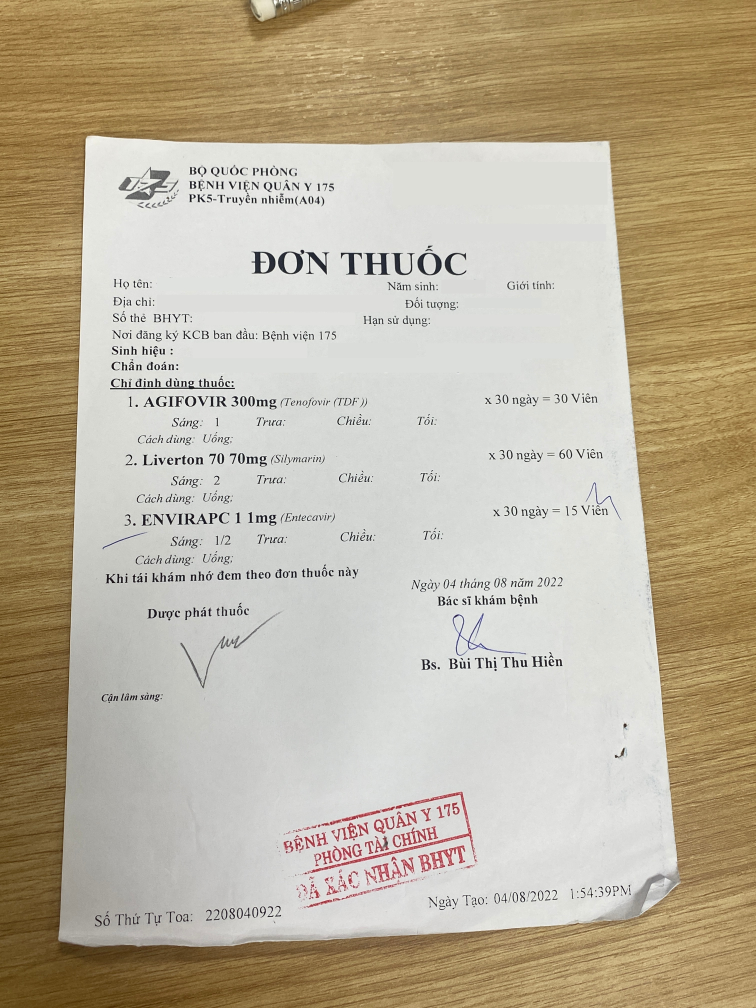
#> input picture test/test1.jpg, 3024 x 4032 px (shown at 1/4 size)
$ python -i align.py   (imports and definitions only)
#> lines starting #> are read from the running program, lines starting #| are printed output that depends on the picture; after the words box and inside, x2 and y2 are one past the last pixel; in counts of white or black regions, pixels touching at a corner belong together
### cvtools.py
import numpy as np
import os
import cv2
from config import GAN_SOURCE_PATH

"""
List of functions:
* blank(shape, dtype = np.uint8, filler = '0')
    - creates a blank image (NumPy array) with either '0's or '1's
* simple_erode(img)
    - apply erosion with a 3x3 kernel and for 1 single iteration
* simple_dilate(img)
    - apply dilation with a 3x3 kernel and for 1 single iteration
* brightness_contrast(img, mult, add)
    - adjust the brightness and contrast of the image by multiplying and
      adding/subtracting values from the pixels;
* resize(img, width=None, height=None, inter=cv2.INTER_AREA)
    - resizes the image to the input height, width, or both
* getoutlines(img)
    - retrieve outlines (contours) of an input image
* order_points(pts)
    - arrange a list of corner points by coordinates, by the order of
      TOP-LEFT, TOP-RIGHT, BOTTOM-RIGHT, BOTTOM-LEFT
* perspective_transform(img, pts)
    - warps a deformed image into a straight, birds-eye view image,
      based on the corner points on the deformed image
"""


def blank(shape, dtype=np.uint8, filler="0"):
    """
    - creates a blank image (NumPy array) with either zeros or ones using
      built-in NumPy functions;
    - "shape" sets the shape of the blank image (array); takes tuples;
    - "dtype" sets the data type of the blank image, defaults to 8-bit
      unsigned integer; takes NumPy data-type objects;
    - "filler" sets the filler value of all pixels of the blank image, defaults
      to zeros; takes strings of either "0" or "1"
    """

    if filler == "0":
        blank = np.zeros(shape, dtype)

    elif filler == "1":
        blank = np.ones(shape, dtype)

    else:
        return "BAD FILLER VALUE; MUST BE STRINGS OF '0' OR '1'"

    return blank


def simple_erode(img):
    """
    - apply simple erosion to the input image using built-in OpenCV functions;
    - erosion kernel 3x3;
    - 1 single iteration
    """

    ekernel = np.ones((3, 3), np.uint8)
    eroded = cv2.erode(img, ekernel, iterations=1)

    return eroded


def simple_dilate(img):
    """
    - apply simple dilation to the input image using built-in OpenCV functions;
    - dilation kernel 3x3;
    - 1 single iteration
    """

    dkernel = np.ones((3, 3), np.uint8)
    dilated = cv2.dilate(img, dkernel, iterations=1)

    return dilated


def brightness_contrast(img, mult, add):
    """
    - allows brightness-contrast adjustment by multiplication and
      addition / subtraction of pixel values;
    - multiplication increases contrast while inevitably increasing overall
      brightness; set by "mult" parameter;
    - addition or subtraction increases or decreases value (brightness) of
      pixels; set by "add" parameter, use negative values for subtraction;
    """

    # multiply pixels by "mult", add by "add";
    # the multiplication will increase contrast, and adding/subtracting will
    # adjust the brightness
    adjusted = cv2.convertScaleAbs(img, alpha=float(mult), beta=float(add))

    return adjusted


# imutils resize() function.

"""
https://github.com/jrosebr1/imutils
MIT License.
Copyright (c) 2015-2016 Adrian Rosebrock, http://www.pyimagesearch.com
Permission is hereby granted, free of charge, to any person obtaining a copy
of this software and associated documentation files (the "Software"), to deal
in the Software without restriction, including without limitation the rights
to use, copy, modify, merge, publish, distribute, sublicense, and/or sell
copies of the Software, and to permit persons to whom the Software is
furnished to do so, subject to the following conditions:
The above copyright notice and this permission notice shall be included in
all copies or substantial portions of the Software.
THE SOFTWARE IS PROVIDED "AS IS", WITHOUT WARRANTY OF ANY KIND, EXPRESS OR
IMPLIED, INCLUDING BUT NOT LIMITED TO THE WARRANTIES OF MERCHANTABILITY,
FITNESS FOR A PARTICULAR PURPOSE AND NONINFRINGEMENT. IN NO EVENT SHALL THE
AUTHORS OR COPYRIGHT HOLDERS BE LIABLE FOR ANY CLAIM, DAMAGES OR OTHER
LIABILITY, WHETHER IN AN ACTION OF CONTRACT, TORT OR OTHERWISE, ARISING FROM,
OUT OF OR IN CONNECTION WITH THE SOFTWARE OR THE USE OR OTHER DEALINGS IN
THE SOFTWARE.
"""


def resize(img, width=None, height=None, inter=cv2.INTER_AREA):
    """
    initialize the dimensions of the input image and obtain
    the image size
    """

    dim = None
    (h, w) = img.shape[:2]

    # if both the width and height are None, then return the
    # original image
    if width is None and height is None:
        return img

    # check to see if the width is None
    if width is None:
        # calculate the ratio of the height and construct the
        # dimensions
        r = height / float(h)
        dim = (int(w * r), height)

    # otherwise, the height is None
    else:
        # calculate the ratio of the width and construct the
        # dimensions
        r = width / float(w)
        dim = (width, int(h * r))

    # resize the image
    resized = cv2.resize(img, dim, interpolation=inter)

    # return the resized image
    return resized


def getoutlines(img):
    """
    - find the possible oulines of the input image using a built-in OpenCV
      function;
    - the "RETR_LIST" retreival mode returns a simple list of the found
      outlines;
    - the "cv2.CHAIN_APPROX_SIMPLE" approximation method returns coordinate
      points for the found outlines;
    - because the return of the contour function gives "contours", "heirarchy",
      we will only take the contours (outlines) for the current application
    """

    outlines = cv2.findContours(img, cv2.RETR_LIST, cv2.CHAIN_APPROX_SIMPLE)[0]
    return outlines


# 4-POINT PERSPECTIVE TRANSFORM FUNCTION SET.

"""
 - Call function "perspective_transform()";
 - Supply an input image, then 4 corner points;
 - The function will return the corrected image;
 - order_points() is a helper function
"""


def order_points(pts):
    """
    - returns a list of corner points in order
    - input "pts" will be a numpy array; will convert python list automatically;
    - "corners" list will go in the following order:
      0.    TOP-LEFT
      1.    TOP-RIGHT
      2. BOTTOM-RIGHT
      4. BOTTOM-LEFT
    """

    # automatically convert a python list to a numpy array
    if str(type(pts)) != "<class 'numpy.ndarray'>":
        pts = np.array(pts)

    # initialize an empty list to store the corner points
    corners = np.zeros((4, 2), dtype="float32")

    # figure out which set of coordinates are at which corner;

    # > the TOP-LEFT coordinates will have the smallest sum
    # > the BOTTOM-RIGHT coordinates will have the largest sum
    sums = pts.sum(axis=1)  # sum up all numbers horizontally
    corners[0] = pts[np.argmin(sums)]  # find out the TOP-LEFT coordinate
    corners[2] = pts[np.argmax(sums)]  # find out the BOTTOM-RIGHT coordinate

    # > the TOP-RIGHT coordinates will have the smallest difference
    # > the BOTTOM-LEFT coordinates will have the largest difference
    diffs = np.diff(pts, axis=1)
    corners[1] = pts[np.argmin(diffs)]
    corners[3] = pts[np.argmax(diffs)]

    return corners


def perspective_transform(img, pts):
    """
    - applies perspective transform to an image in order to straighten it,
      based on four given corner points
    - input "pts" will be a numpy array
    - returns a corrected image after applying perspective transform
    """

    # call the "order_points()" function to put corner points in order,
    # then assign each corner point to its respective variable
    corners_old = order_points(pts)
    tl, tr, br, bl = corners_old

    # calculate the WIDTH of the corrected image as follows:
    # > find the distance between the top points and the bottom points;
    # > find the maximum of the two distances, make it the new width.
    distT = np.sqrt(((tr[0] - tl[0]) ** 2) + ((tr[1] - tl[1]) ** 2))
    distB = np.sqrt(((br[0] - bl[0]) ** 2) + ((br[1] - bl[1]) ** 2))
    maxW = max(int(distT), int(distB))

    # calculate the HEIGHT of the corrected image as follows:
    # > find the distance between the left points and the right points;
    # > find the maximum of the two distances, make it the new height.
    distL = np.sqrt(((tl[0] - bl[0]) ** 2) + ((tl[1] - bl[1]) ** 2))
    distR = np.sqrt(((tr[0] - br[0]) ** 2) + ((tr[1] - br[1]) ** 2))
    maxH = max(int(distL), int(distR))

    # define corner points for the corrected image based on calculations
    # done above;
    # the same order of corners are followed
    corners_corrected = np.array(
        [[0, 0], [maxW - 1, 0], [maxW - 1, maxH - 1], [0, maxH - 1]], dtype="float32"
    )

    # using OpenCV, calculate a transform matrix then apply it to create
    # the corrected image
    matrix = cv2.getPerspectiveTransform(corners_old, corners_corrected)
    img_corrected = cv2.warpPerspective(img, matrix, (maxW, maxH))

    return img_corrected

# [6 lines left out: function gan_preprocessing, not called in this run]

### align.py
import cv2
import os
from cvtools import resize
from cvtools import perspective_transform
from cvtools import getoutlines
from cvtools import simple_erode
from cvtools import simple_dilate
from cvtools import brightness_contrast
from cvtools import blank

def convert(img, save_mode='binary'):

    if save_mode not in ('color', 'binary'):
        raise TypeError("Invalid save mode!")

    """
    Primary Functions
    """
    def preprocess(img):
        """
        BAISC PRE-PROCESSING TO OBTAIN A CANNY EDGE IMAGE
        """

        # increase contrast between paper and background
        img_adj = brightness_contrast(img, 1.56, -60)

        # calculate the ratio of the image to the new height (500px) so we
        # can scale the manipulated image back to the original size later
        scale = img_adj.shape[0] / 500.0

        # scale the image down to 500px in height;
        img_scaled = resize(img_adj, height=500)

        # convert image to grayscale
        img_gray = cv2.cvtColor(img_scaled, cv2.COLOR_BGR2GRAY)

        # apply gaussian blur with a 11x11 kernel
        img_gray = cv2.GaussianBlur(img_gray, (11, 11), 0)

        # apply canny edge detection
        img_edge = cv2.Canny(img_gray, 60, 245)

        # dilate the edge image to connect any small gaps
        img_edge = simple_dilate(img_edge)

        return img_adj, scale, img_scaled, img_edge


    def gethull(img_edge):
        """
        1st ROUND OF OUTLINE FINDING, + CONVEX HULL
        """

        # make a copy of the edge image because the following function manipulates
        # the input
        img_prehull = img_edge.copy()

        # find outlines in the (newly copied) edge image
        outlines = getoutlines(img_prehull)

        # create a blank image for convex hull operation
        img_hull = blank(img_prehull.shape, img_prehull.dtype, "0")

        # draw convex hulls (fit polygon) for all outlines detected to 'img_contour'
        for outline in range(len(outlines)):

            hull = cv2.convexHull(outlines[outline])

            # parameters: source image, outlines (contours),
            #             contour index (-1 for all), color, thickness
            cv2.drawContours(img_hull, [hull], 0, 255, 3)

        # erode the hull image to make the outline closer to paper
        img_hull = simple_erode(img_hull)

        return img_hull


    def getcorners(img_hull):
        """
        2nd ROUND OF OUTLINE FINDING, + SORTING & APPROXIMATION
        """

        # make a copy of the edge image because the following function manipulates
        # the input
        img_outlines = img_hull.copy()

        # find outlines in the convex hull image
        outlines = getoutlines(img_outlines)

        # sort the outlines by area from large to small, and only take the largest 4
        # outlines in order to speed up the process and not waste time
        outlines = sorted(outlines, key=cv2.contourArea, reverse=True)[:4]

        # loop over outlines
        for outline in outlines:

            # find the perimeter of each outline for use in approximation
            perimeter = cv2.arcLength(outline, True)

            # > approximate a rough contour for each outline found, with (hopefully)
            #   4 points (rectangular sheet of paper); [Douglas-Peuker Algorithm]
            # > FIRST OPTION is the input outline;
            # > SECOND OPTION is the accuracy of approximation (epsilon), here it
            #   is set to a percentage of the perimeter of the outline
            # > THIRD OPTION is whether to assume an outline
            #   is closed, which in this case is yes (sheet of paper)
            approx = cv2.approxPolyDP(outline, 0.02 * perimeter, True)

            # if the approximation has 4 points, then assume it is correct, and
            # assign these points to the 'corners' variable
            if len(approx) == 4:
                return approx

        return []


    """
    Main Proccess of the Program
    """

    # obtain the adjusted image, scaled image along with its scale factor, and the
    # Canny edge image
    img_adj, scale, img_scaled, img_edge = preprocess(img)

    # perform convex hull on edge image to prevent imcomplete outline
    img_hull = gethull(img_edge)

    # obtain 4 corner points of the convex hull image
    corners = getcorners(img_hull)

    if not os.path.isdir('./aligned'):
        os.mkdir('./aligned')

    if len(corners) > 0:
        # scale the corner points back to the original size of the image using the scale
        # calculated previously
        corners = corners.reshape(4, 2) * scale

        # finally correct the perspective of the image by applying four-point
        # perspective transform
        img_corrected = perspective_transform(img_adj, corners)

        # write corrected image to file
        if save_mode == 'color':
            cv2.imwrite("./aligned/aligned.png", img_corrected)
            return img_corrected, True

        elif save_mode == 'binary':
            # convert the corrected image to grayscale to prepare for thresholding
            img_corrected_gray = cv2.cvtColor(img_corrected, cv2.COLOR_BGR2GRAY)

            # if given the argument "-I" or "--inverted", output an inverted binary image,
            # otherwise output a normal image

            # conduct simple binary thresholding for ease of further processing; the first
            # option of the function is the actual threshold value
            img_thresh = cv2.threshold(img_corrected_gray, 135, 255, cv2.THRESH_BINARY)[1]

            # write inverted binary image to file
            cv2.imwrite("./aligned/aligned.png", img_thresh)

            return img_corrected, True

    else:
        print('Can not found corners in image!')
        if save_mode == 'color':
            cv2.imwrite("./aligned/aligned.png", img)
            return img, False
        elif save_mode == 'binary':
            img_corrected_gray = cv2.cvtColor(img, cv2.COLOR_BGR2GRAY)
            img_thresh = cv2.threshold(img_corrected_gray, 135, 255, cv2.THRESH_BINARY)[1]
            cv2.imwrite("./aligned/aligned.png", img_thresh)
            return img, False

# [17 lines left out: functions customize_boxes, denormalize_cord, not called in this run]

>>> import cv2
>>> picture = cv2.imread('test/test1.jpg')
#> picture is the input picture: shape (4032, 3024, 3); mean B, G, R 155.4, 177.1, 188.2
>>> result = convert(picture)
#> in resize, `resized = cv2.resize(img, dim, interpolation=inter)`:
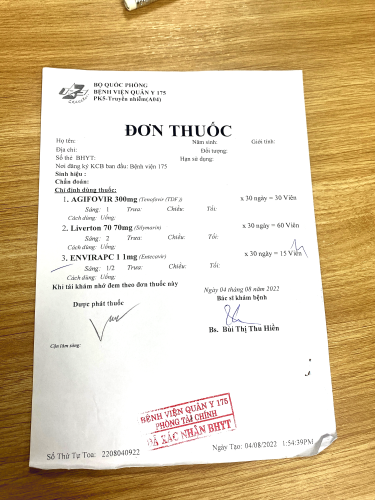
#> resized: shape (500, 375, 3); mean B, G, R 172.4, 203.1, 220.9
#> in preprocess, `img_gray = cv2.GaussianBlur(img_gray, (11, 11), 0)`:
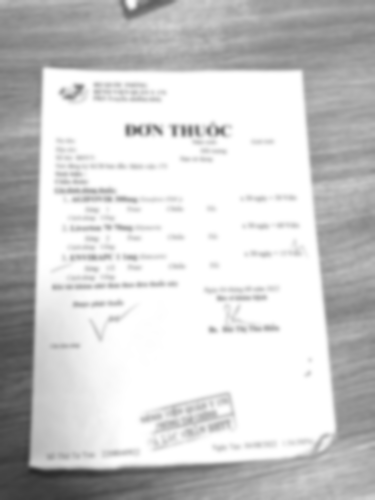
#> img_gray: shape (500, 375); min 41, max 255, mean 204.9
#> in preprocess, `img_edge = cv2.Canny(img_gray, 60, 245)`:
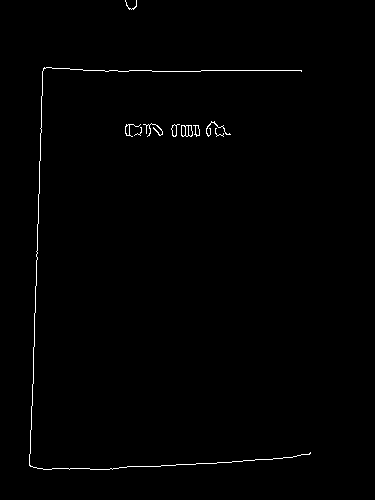
#> img_edge: shape (500, 375); 0.7% white in thin lines or dots, all inside (x1, y1, x2, y2) = (29, 0, 311, 470)
#> in simple_dilate, `dilated = cv2.dilate(img, dkernel, iterations=1)`:
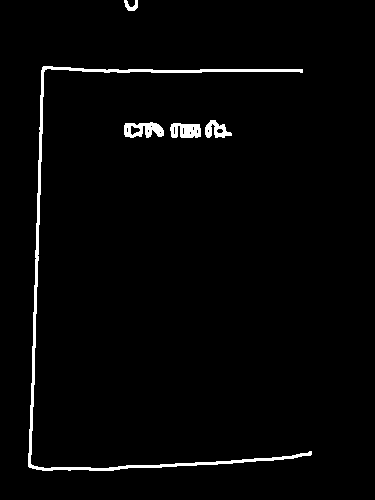
#> dilated: shape (500, 375); 2.2% white; 5 white regions
#> in convert, `img_adj, scale, img_scaled, img_edge = preprocess(img)`: scale = 8.06
#> in getoutlines, `outlines = cv2.findContours(img, cv2.RETR_LIST, cv2.CHAIN_APPROX_SIMPL..`: outlines = 17 contours, 10 with area under 20; largest, box (x1, y1, x2, y2) and area: (28, 66, 312, 471) 1994, (124, 122, 164, 138) 416, (170, 123, 201, 138) 343, (205, 120, 232, 138) 244, (124, 0, 138, 11) 65, (130, 125, 141, 136) 61, (216, 128, 224, 134) 27
#> the loop in gethull, `for outline in range(len(outlines)): ` made 17 passes
#> hull on passes 2, 11: [[159, 132], [160, 131], [161, 132], [160, 133]], [[150, 126], [151, 125], [152, 126], [151, 127]]
#> after the loop in gethull, `for outline in range(len(outlines)):`:
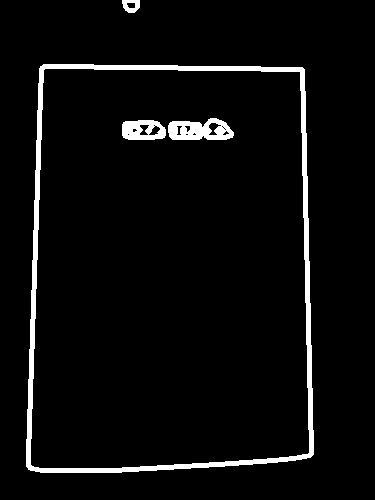
#> img_hull: shape (500, 375); 4.5% white; 4 white regions, box (x1, y1, x2, y2) and area: (26, 64, 314, 473) 6625, (168, 118, 234, 140) 1011, (122, 120, 166, 140) 663, (122, 0, 140, 13) 160
#> in simple_erode, `eroded = cv2.erode(img, ekernel, iterations=1)`:
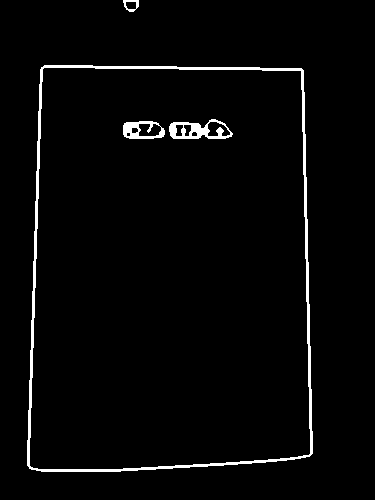
#> eroded: shape (500, 375); 2.7% white; 4 white regions
#> in getoutlines (call 2), `outlines = cv2.findContours(img, cv2.RETR_LIST, cv2.CHAIN_APPROX_SIMPL..`: outlines = 13 contours, 1 with area under 20; largest, box (x1, y1, x2, y2) and area: (27, 65, 313, 472) 109726, (29, 67, 311, 470) 107173, (169, 119, 233, 139) 884, (123, 121, 165, 139) 611, (138, 123, 162, 137) 249
#> in getcorners, `outlines = sorted(outlines, key=cv2.contourArea, reverse=True)[:4]`: outlines = 4 contours; box (x1, y1, x2, y2) and area: (27, 65, 313, 472) 109726, (29, 67, 311, 470) 107173, (169, 119, 233, 139) 884, (123, 121, 165, 139) 611
#> the loop in getcorners, `for outline in outlines:` made 1 pass
#> (perimeter, approx) on pass 1: (1351, [[41, 67], [29, 468], [309, 456], [303, 70]])
#> in convert, `corners = getcorners(img_hull)`: corners = [[41, 67], [29, 468], [309, 456], [303, 70]]
#> in convert, `corners = corners.reshape(4, 2) * scale`: corners = [[330.6, 540.3], [233.9, 3774], [2491.8, 3677.2], [2443.4, 564.5]]
#> in order_points, `sums = pts.sum(axis=1)`: sums = [870.9, 4007.8, 6169, 3007.9]
#> in order_points, `diffs = np.diff(pts, axis=1)`: diffs = [209.7, 3540.1, 1185.4, -1878.9]
#> in perspective_transform, `corners_old = order_points(pts)`: corners_old = [[330.6, 540.3], [2443.4, 564.5], [2491.8, 3677.2], [233.9, 3774]]
#> in perspective_transform, `tl, tr, br, bl = corners_old`: tl = [330.6, 540.3]; tr = [2443.4, 564.5]; br = [2491.8, 3677.2]; bl = [233.9, 3774]
#> in perspective_transform, `distT = np.sqrt(((tr[0] - tl[0]) ** 2) + ((tr[1] - tl[1]) ** 2))`: distT = 2112.9
#> in perspective_transform, `distB = np.sqrt(((br[0] - bl[0]) ** 2) + ((br[1] - bl[1]) ** 2))`: distB = 2260
#> in perspective_transform, `maxW = max(int(distT), int(distB))`: maxW = 2259
#> in perspective_transform, `distL = np.sqrt(((tl[0] - bl[0]) ** 2) + ((tl[1] - bl[1]) ** 2))`: distL = 3235.1
#> in perspective_transform, `distR = np.sqrt(((tr[0] - br[0]) ** 2) + ((tr[1] - br[1]) ** 2))`: distR = 3113.1
#> in perspective_transform, `maxH = max(int(distL), int(distR))`: maxH = 3235
#> in perspective_transform, `corners_corrected = np.array( [[0, 0], [maxW - 1, 0], [maxW - 1, maxH ..`: corners_corrected = [[0, 0], [2258, 0], [2258, 3234], [0, 3234]]
#> in perspective_transform, `matrix = cv2.getPerspectiveTransform(corners_old, corners_corrected)`: matrix = [[1.04, 0.031, -359.4], [-0.0123, 1.08, -577], [-1.72e-05, 2.11e-05, 1]]
#> in convert, `img_thresh = cv2.threshold(img_corrected_gray, 135, 255, cv2.THRESH_BI..`:
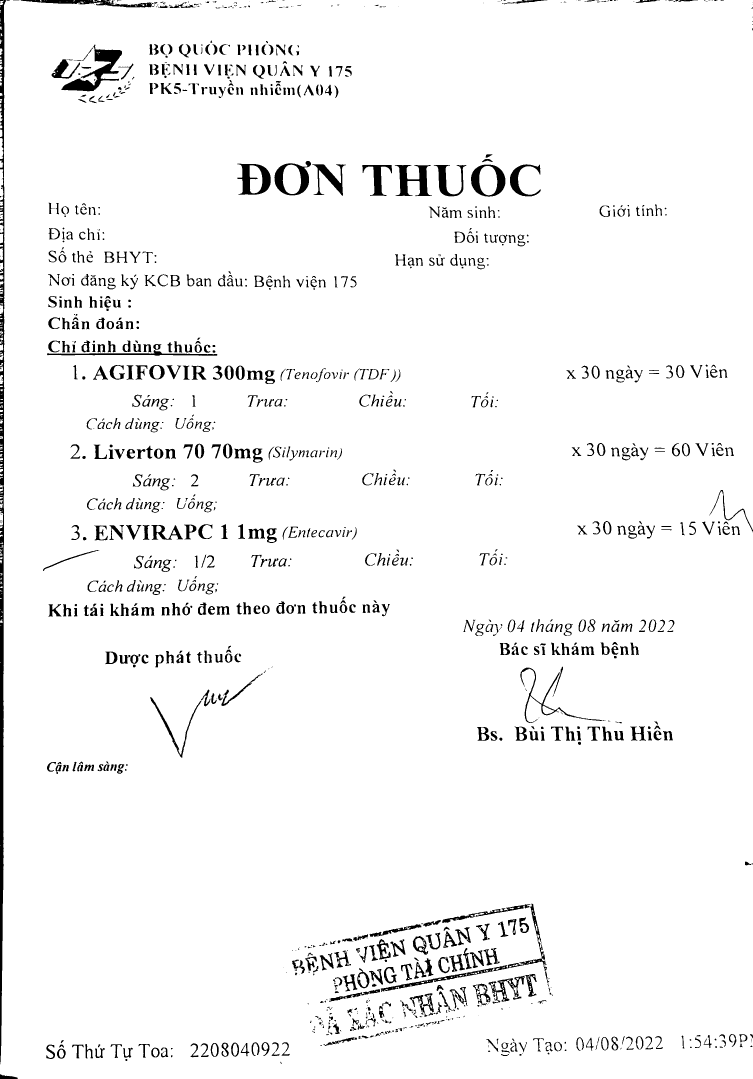
#> img_thresh: shape (3235, 2259) (shown at 1/3 size); 96.1% white; 1294 black regions (338 under 20 px), largest, box (x1, y1, x2, y2) and area: (0, 0, 18, 3193) 26493, (184, 133, 366, 274) 7799, (1184, 495, 1296, 589) 4695
